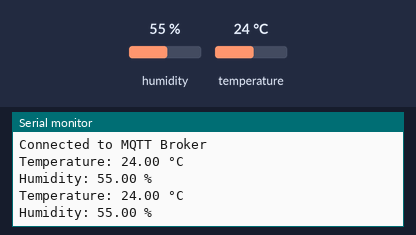
A sketch run on a simulated ESP32. Parts: the last lines printed to the serial monitor. The test bench sets the inputs (shaded band); at power-on: humidity 55 %, temperature 24 °C. WiFi joins after 1.5 s; servers stay silent unless stated; no MQTT or app messages arrive unless stated.

Above: at 2.7 s.
2.8 s: humidity set to 22 %
At 4.4 s:
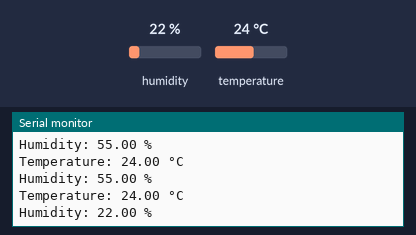
5.5 s: temperature set to 12 °C
At 6.4 s:
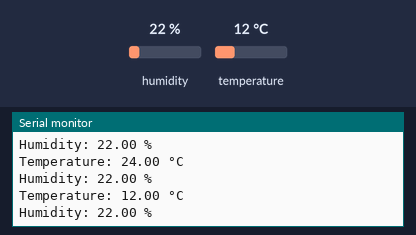
8.2 s: humidity set to 40 %
At 10.4 s:
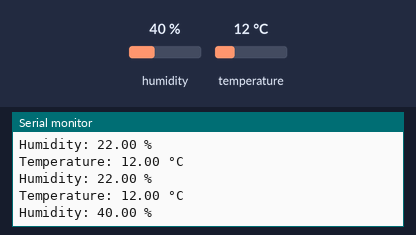
Timing chart, 0 to 11.9 s (numbered marks = the images above; inputs shaded):
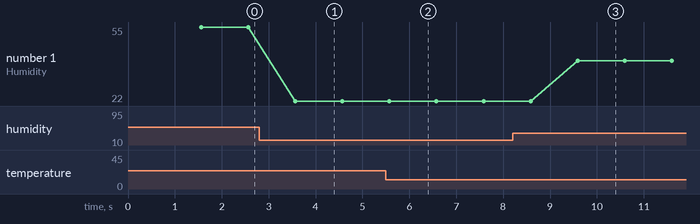

Measured:
- after the input at 2.8 s, the serial monitor: prints a new line after 0.77 s (image 1)
- after the input at 5.5 s, the serial monitor: prints a new line after 0.08 s (image 2)
- after the input at 8.2 s, the serial monitor: prints a new line after 1.4 s (image 3)
- plotted number 1: 55 → 22 after the input at 2.8 s, 22 → 40 after the input at 8.2 s

The sketch:

Publisher.ino
```cpp
#include <WiFi.h>
#include <WiFiClientSecure.h>
#include <PubSubClient.h>
#include "DHT.h"

// Wi-Fi credentials
const char* ssid = "Network goes brr";
const char* password = "Ah01020038841";

// MQTT broker details
const char* mqtt_broker = "2e422052cd1643ee9205278aaa41846b.s1.eu.hivemq.cloud";
const int mqtt_port = 8883;
const char* mqtt_username = "Temper";
const char* mqtt_password = "Ah1234567";

// MQTT topic
const char* topic_temp = "esp32/temperature";
const char* topic_hum = "esp32/humidity";

// DHT Sensor settings
#define DHTPIN 27
#define DHTTYPE DHT22  // DHT 22

DHT dht(DHTPIN, DHTTYPE);

// Create instances
WiFiClientSecure wifiClient;
PubSubClient mqttClient(wifiClient);

// Function to connect to Wi-Fi
void connectWiFi() {
  WiFi.begin(ssid, password);
  Serial.print("Connecting to Wi-Fi...");
  while (WiFi.status() != WL_CONNECTED) {
    delay(500);
    Serial.print(".");
  }
  Serial.println("Connected to Wi-Fi");
}

// Function to connect to MQTT Broker
void connectMQTT() {
  mqttClient.setServer(mqtt_broker, mqtt_port);
  while (!mqttClient.connected()) {
    Serial.println("Connecting to MQTT Broker...");
    if (mqttClient.connect("ESP32Client", mqtt_username, mqtt_password)) {
      Serial.println("Connected to MQTT Broker");
    } else {
      Serial.print("Failed, rc=");
      Serial.print(mqttClient.state());
      Serial.println(" trying again in 5 seconds");
      delay(5000);
    }
  }
}

void setup() {
  Serial.begin(115200);
  connectWiFi();
  wifiClient.setInsecure(); // Use with caution; consider adding a root certificate for production
  connectMQTT();
  dht.begin();
}

void loop() {
  if (!mqttClient.connected()) {
    connectMQTT();
  }
  mqttClient.loop();

  // Read temperature and humidity
  float temperature = dht.readTemperature();
  float humidity = dht.readHumidity();

  // Check if any reads failed
  if (isnan(temperature) || isnan(humidity)) {
    Serial.println("Failed to read from DHT sensor!");
    return;
  }
  char tempString[8];
  dtostrf(temperature, 1, 2, tempString);
  char humString[8];
  dtostrf(humidity, 1, 2, humString);

  mqttClient.publish(topic_temp, tempString);
  mqttClient.publish(topic_hum, humString);

  Serial.print("Temperature: ");
  Serial.print(tempString);
  Serial.println(" °C");
  Serial.print("Humidity: ");
  Serial.print(humString);
  Serial.println(" %");
  delay(1000); // Publish every second
}
```
